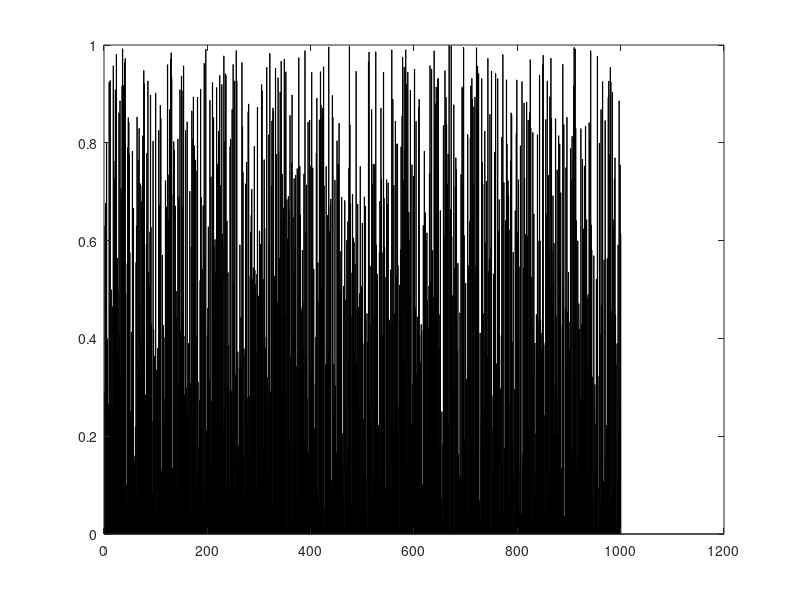

Write the MATLAB code that produced this figure. (Note: this script raises an error after producing the figure.)
%插入排序
%速度设置,规模设置。
t=0;
length1 = 1000;
fig1 = figure("Name","insert");
%set(gca, 'position',[0.1,0.1,0.9,0.9]);
numbers = rand(length1,1);
bar1=bar(numbers,0.5,'k');
pause(1)
hold off;

for i = 1:length1-1
    bar1=bar(numbers,0.5,'k');
    bar1.FaceColor='flat';
    for j = i:-1:1
        if(numbers(j)>numbers(j+1))
            temp=numbers(j);
            numbers(j)=numbers(j+1);
            numbers(j+1)=temp;
            pause(10*t)
            bar1=bar(numbers,0.5,'k');
            bar1.FaceColor='flat';
            bar1.CData(j,:)=[0,1,0];
            bar1.CData(i+1,:)=[1,0,0];
            bar1.CData(j+1,:)=[0,1,0];
        end
        bar1.CData(j+1,:)=[0,0,0];
        bar1.CData(j,:)=[0,1,0];
        pause(t);
    end
end

close all;